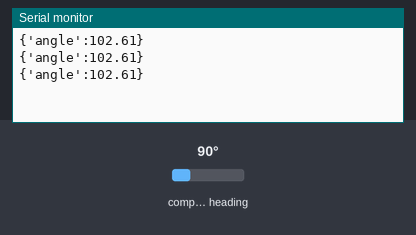
Simulated run of this sketch. Board: Arduino Uno, built with avr-gcc and run on an emulated ATmega328P. Parts: the last lines printed to the serial monitor. The test bench sets the inputs (shaded band); at power-on: compass heading 90°.

Above: at 1.7 s.
1.8 s: compass heading set to 7°
At 2.4 s:
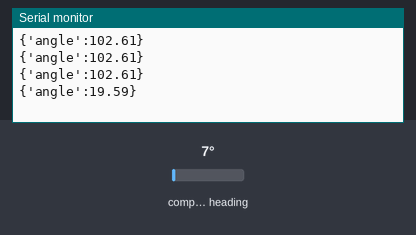
3.3 s: compass heading set to 180°
At 3.9 s:
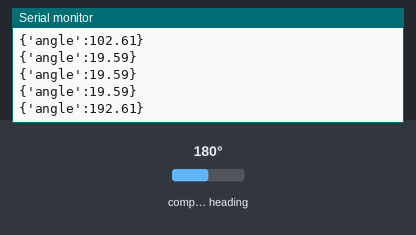
Timing chart, 0 to 6.3 s (numbered marks = the images above; inputs shaded):
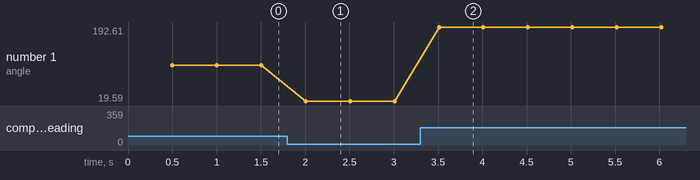

Measured:
- after the input at 1.8 s, the serial monitor: prints a new line after 0.21 s (image 1)
- after the input at 3.3 s, the serial monitor: prints a new line after 0.21 s (image 2)
- plotted number 1: 102.61 → 19.59 after the input at 1.8 s, 19.59 → 192.61 after the input at 3.3 s

The sketch:

Simulate.ino
```cpp
#include <Wire.h>
#include <Adafruit_Sensor.h>
#include <Adafruit_HMC5883_U.h>

/* Assign a unique ID to this sensor at the same time */
Adafruit_HMC5883_Unified mag = Adafruit_HMC5883_Unified(12345);

void displaySensorDetails(void)
{
  sensor_t sensor;
  mag.getSensor(&sensor);
  delay(500);
}

void setup(void)
{
  Serial.begin(9600);
  //Serial.println("HMC5883 Magnetometer Test"); Serial.println("");

  /* Initialise the sensor */
  if(!mag.begin())
  {
    /* There was a problem detecting the HMC5883 ... check your connections */
    Serial.println("Ooops, no HMC5883 detected ... Check your wiring!");
    while(1);
  }

  /* Display some basic information on this sensor */
  displaySensorDetails();
}

void loop(void)
{
  /* Get a new sensor event */
  sensors_event_t event;
  mag.getEvent(&event);
  // Calculate heading when the magnetometer is level, then correct for signs of axis.
  float heading = atan2(event.magnetic.y, event.magnetic.x);

  // Once you have your heading, you must then add your 'Declination Angle', which is the 'Error' of the magnetic field in your location.
  // Find yours here: http://www.magnetic-declination.com/
  // Mine is: -13* 2' W, which is ~13 Degrees, or (which we need) 0.22 radians
  // If you cannot find your Declination, comment out these two lines, your compass will be slightly off.
  float declinationAngle = 0.22;
  heading += declinationAngle;

  // Correct for when signs are reversed.
  if(heading < 0)
    heading += 2*PI;

  // Check for wrap due to addition of declination.
  if(heading > 2*PI)
    heading -= 2*PI;

  // Convert radians to degrees for readability.
  float headingDegrees = heading * 180/M_PI;

  Serial.print("{'angle':"); Serial.println(String(headingDegrees)+"}");

  delay(500);
}
```
